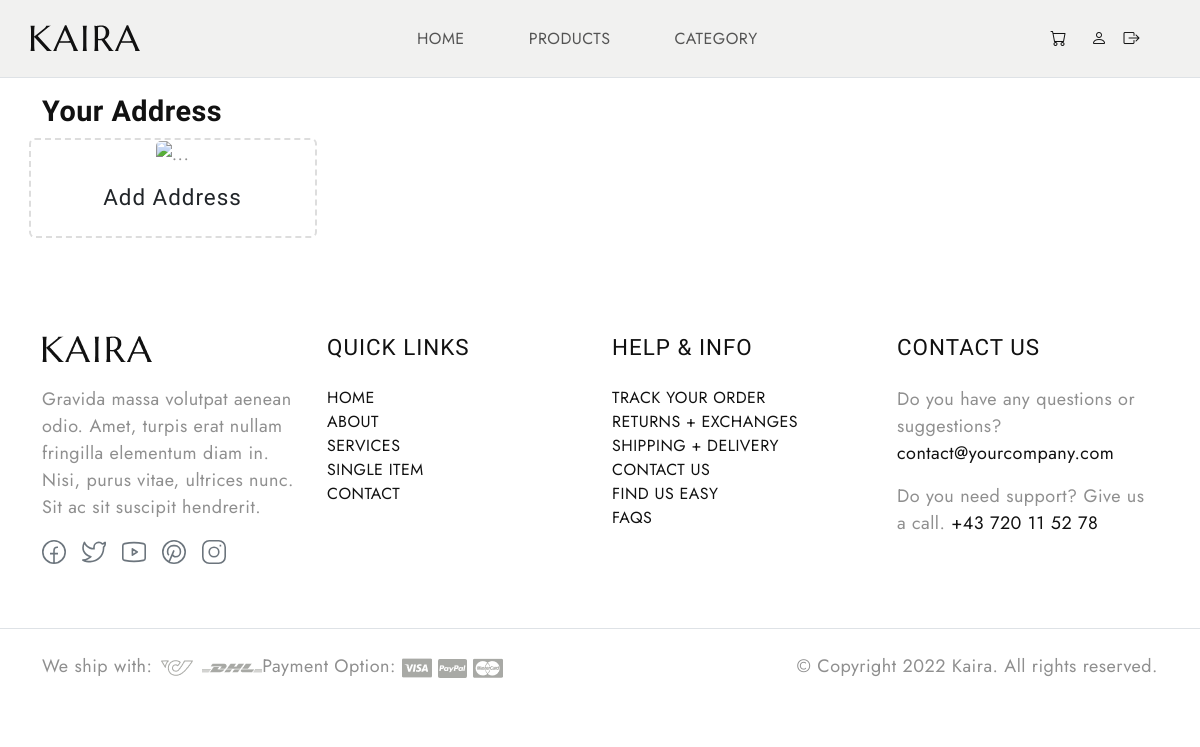
The app's page /user_address (signed in), older data.
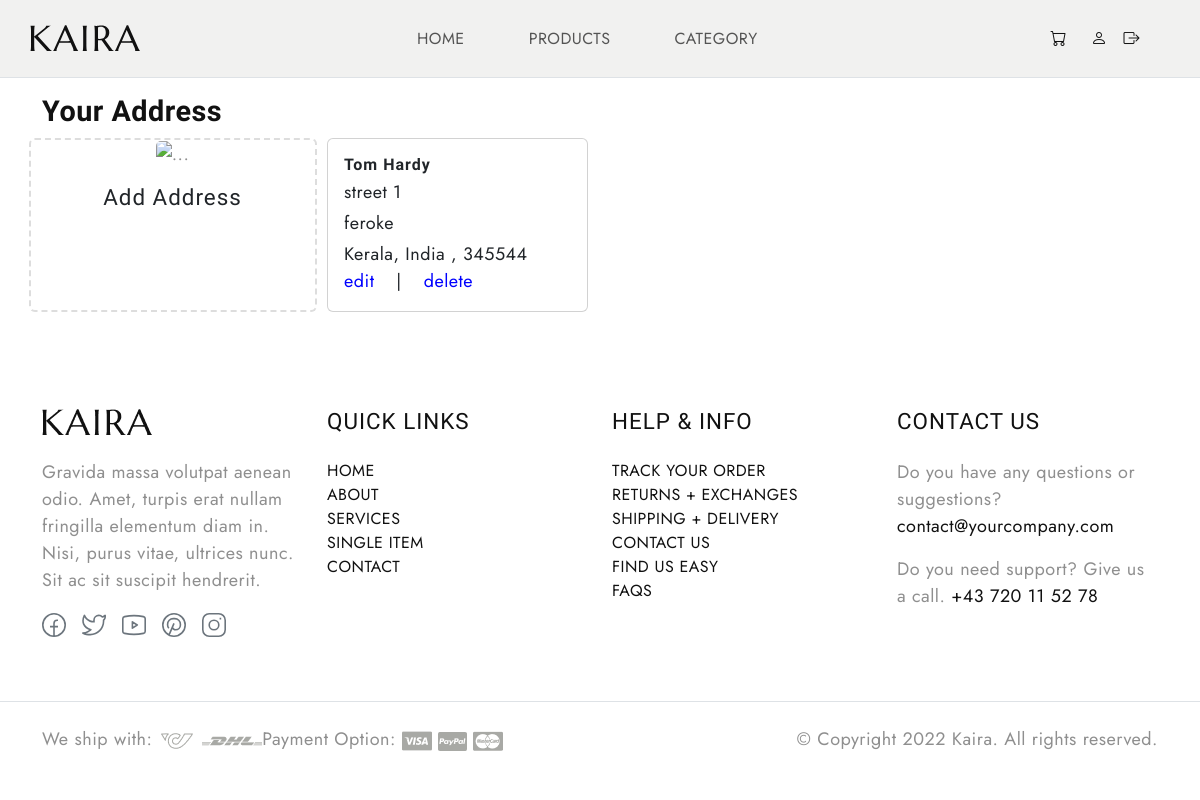
The same page, newer data.
### Ekartapp/models.py (models this page shows, shortened)
class UserAddress(models.Model):
    user = models.ForeignKey(UserModel,on_delete=models.CASCADE,related_name='address')
    address_type = models.CharField(max_length=10, choices=ADDRESS_TYPE_CHOICES,default='HOME')
    street_address = models.CharField(max_length=255)
    city = models.CharField(max_length=100)
    state = models.CharField(max_length=100)
    country = models.CharField(max_length=100,default='India')
    zip_code = models.CharField(max_length=100)
    is_default = models.BooleanField(default=False)
    status = models.BooleanField(default=True)

class UserModel(models.Model):
    user = models.OneToOneField(Custom_User,on_delete=models.CASCADE,related_name='User')
    fullName = models.CharField(max_length=500)
    phoneNumber = models.CharField(max_length=20,unique=True)
    gender = models.CharField(max_length=20,choices=GENDER_CHOICES, default='Male')
    profilePicture = models.FileField(upload_to='upload/')
    email = models.EmailField()
    created_at = models.DateTimeField(auto_now_add=True)
    status = models.BooleanField(default=True)

### Ekartapp/user_views.py (the view)
# urls.py: path('user_address',user_views.user_address,name='userAddress'),
@login_required(login_url='login1')
def user_address(request):
    u = UserModel.objects.get(user=request.user)
    address = UserAddress.objects.filter(status=False , user=u)
    return render(request,'user/userProfile/userAddress.html',{'address':address})

### template/user/userProfile/userAddress.html
{% extends 'user/userHome.html' %}
{% load static %}
{% block content %}
  <div class="container mt-3">
    <div class="row">
      <h4 class="fw-bolder">Your Address</h4>
      <div class="col-sm-12 col-md-6 col-lg-4 col-xl-3 d-flex justify-content-center">
          <a href="{% url 'postAddress' %}">
              <div class="card h-100" style="width: 18rem; border:2px dashed #ddd;">
                <div class="text-center">
                    <img src="https://static.thenounproject.com/png/961411-200.png" class="card-img-top " alt="..." style="height:100px; width:100px">
                </div>
                <div class="card-body">
                  <h5 class="card-title text-center text-dark">Add Address</h5>
                </div>
              </div>
          </a>
      </div>
    {% for ad in address %}
      <div class="col-sm-12 col-md-6 col-lg-4 col-xl-3 d-flex justify-content-center">
          <div class="card" style="width: 18rem;">
            <div class="card-body d-flex flex-column">
              <h6 class="card-title text-dark fw-bold mb-1">{{ad.user.fullName}}</h6>
              <p class="card-text text-dark mb-1">{{ad.street_address}} </p>
              <p class="card-text text-dark mb-1">{{ad.city}} </p>
              <p class="card-text text-dark mb-0">{{ad.state}}, {{ad.country}} , {{ad.zip_code}}</p>
              <div class="mt-auto">
                <a href="#" class="card-link " style="color:blue">edit</a>
                  <span class="text-dark mx-3"> | </span>
                <a href="#" class="card-link" style="color:blue">delete</a>
              </div>
            </div>
          </div>
      </div>
        {% endfor %}
    </div>
  </div>
{% endblock %}

Row changes from the older to the newer data that the page shows:
added UserAddress: user.fullName "Tom Hardy", street_address "street 1", city "feroke", state "Kerala", country "India", zip_code "345544"
